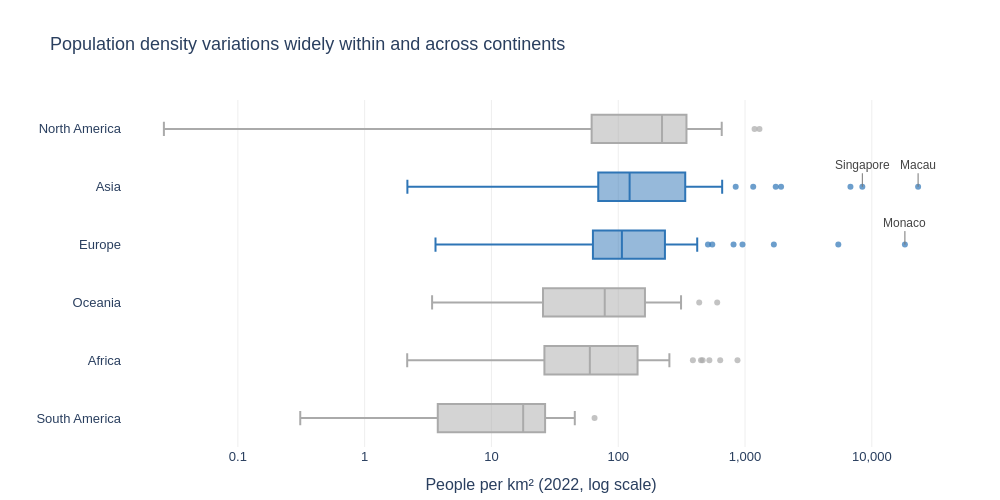

The notebook cell saved with this chart:
### Markdown cell above
**Chart choice & justification:** *Which chart did you choose, and why? Justify design choices.

*YOUR ANSWER HERE*

### Code cell
# Q4
df = df.rename(columns={'Density': 'Density'})   
order = df.groupby('Continent')['Density'].median().sort_values(ascending=False).index.tolist()
color_map = {c: '#2E75B6' if c in ('Asia', 'Europe') else '#AAAAAA' for c in order}

fig = px.box(df, x='Density', y='Continent', color='Continent', color_discrete_map=color_map,
             category_orders={'Continent': order}, points='outliers', hover_name='Country', log_x=True,
             labels={'Density': 'People per km² (2022, log scale)', 'Continent': ''},
             title='Population density variations widely within and across continents',
             template='plotly_white', height=500, width=1000)

fig.update_traces(marker=dict(size=6, opacity=0.7))
fig.update_layout(showlegend=False, font=dict(family='Arial', size=13),
                  xaxis=dict(gridcolor='#EEEEEE', tickvals=[0.1, 1, 10, 100, 1000, 10000],
                             ticktext=['0.1', '1', '10', '100', '1,000', '10,000']),
                  yaxis=dict(showgrid=False), margin=dict(l=10, r=40, t=100, b=40))


for name in ['Macau', 'Monaco', 'Singapore']:
    r = df[df['Country'] == name].iloc[0]
    fig.add_annotation(x=np.log10(r['Density']), y=r['Continent'], text=name, showarrow=True,
                       arrowhead=0, arrowcolor='#777777', ax=0, ay=-22,
                       font=dict(size=12, color='#444444', family='Arial'))
fig.show()

### Figure 1 — Plotly figure (JSON) as saved in the notebook; plotly's stock layout.template omitted (floating-point values rounded to 4 significant figures)
{"data": [{"alignmentgroup": "True", "boxpoints": "outliers", "hovertemplate": "<b>%{hovertext}</b><br><br>=%{y}<br>People per km² (2022, log scale)=%{x}<extra></extra>", "hovertext": ["Anguilla", "Antigua and Barbuda", "Aruba", "Bahamas", "Barbados", "Belize", "Bermuda", "British Virgin Islands", "Canada", "Cayman Islands", "Costa Rica", "Cuba", "Curacao", "Dominica", "Dominican Republic", "El Salvador", "Greenland", "Grenada", "Guadeloupe", "Guatemala", "Haiti", "Honduras", "Jamaica", "Martinique", "Mexico", "Montserrat", "Nicaragua", "Panama", "Puerto Rico", "Saint Barthelemy", "Saint Kitts and Nevis", "Saint Lucia", "Saint Martin", "Saint Pierre and Miquelon", "Saint Vincent and the Grenadines", "Sint Maarten", "Trinidad and Tobago", "Turks and Caicos Islands", "United States", "United States Virgin Islands"], "legendgroup": "North America", "marker": {"color": "#AAAAAA", "opacity": 0.7, "size": 6}, "name": "North America", "notched": false, "offsetgroup": "North America", "orientation": "h", "showlegend": true, "type": "box", "x": [174.3, 212.1, 591.4, 29.4, 655.0, 17.65, 1189.0, 207.3, 3.851, 260.2, 101.4, 102.0, 430.5, 96.85, 230.7, 301.1, 0.0261, 364.6, 243.1, 163.9, 417.5, 92.74, 257.2, 325.8, 64.91, 43.04, 53.3, 58.46, 366.7, 522.2, 182.6, 292.0, 599.8, 24.22, 267.2, 1299.0, 298.4, 48.21, 36.09, 286.6], "x0": " ", "xaxis": "x", "y": ["North America", "North America", "North America", "North America", "North America", "North America", "North America", "North America", "North America", "North America", "North America", "North America", "North America", "North America", "North America", "North America", "North America", "North America", "North America", "North America", "North America", "North America", "North America", "North America", "North America", "North America", "North America", "North America", "North America", "North America", "North America", "North America", "North America", "North America", "North America", "North America", "North America", "North America", "North America", "North America"], "y0": " ", "yaxis": "y"}, {"alignmentgroup": "True", "boxpoints": "outliers", "hovertemplate": "<b>%{hovertext}</b><br><br>=%{y}<br>People per km² (2022, log scale)=%{x}<extra></extra>", "hovertext": ["Afghanistan", "Armenia", "Azerbaijan", "Bahrain", "Bangladesh", "Bhutan", "Brunei", "Cambodia", "China", "Georgia", "Hong Kong", "India", "Indonesia", "Iran", "Iraq", "Israel", "Japan", "Jordan", "Kazakhstan", "Kuwait", "Kyrgyzstan", "Laos", "Lebanon", "Macau", "Malaysia", "Maldives", "Mongolia", "Myanmar", "Nepal", "North Korea", "Oman", "Pakistan", "Palestine", "Philippines", "Qatar", "Saudi Arabia", "Singapore", "South Korea", "Sri Lanka", "Syria", "Taiwan", "Tajikistan", "Thailand", "Timor-Leste", "Turkey", "Turkmenistan", "United Arab Emirates", "Uzbekistan", "Vietnam", "Yemen"], "legendgroup": "Asia", "marker": {"color": "#2E75B6", "opacity": 0.7, "size": 6}, "name": "Asia", "notched": false, "offsetgroup": "Asia", "orientation": "h", "showlegend": true, "type": "box", "x": [63.06, 93.48, 119.6, 1924.0, 1160.0, 20.38, 77.88, 92.62, 146.9, 53.72, 6783.0, 431.1, 144.7, 53.73, 101.5, 435.2, 328.0, 126.3, 7.119, 239.6, 33.16, 31.8, 525.2, 23170.0, 102.6, 1746.0, 2.173, 80.08, 207.6, 216.3, 14.79, 267.4, 844.1, 337.5, 232.6, 16.94, 8416.0, 517.1, 332.8, 119.5, 660.2, 69.55, 139.7, 90.18, 108.9, 13.18, 112.9, 77.4, 296.4, 63.82], "x0": " ", "xaxis": "x", "y": ["Asia", "Asia", "Asia", "Asia", "Asia", "Asia", "Asia", "Asia", "Asia", "Asia", "Asia", "Asia", "Asia", "Asia", "Asia", "Asia", "Asia", "Asia", "Asia", "Asia", "Asia", "Asia", "Asia", "Asia", "Asia", "Asia", "Asia", "Asia", "Asia", "Asia", "Asia", "Asia", "Asia", "Asia", "Asia", "Asia", "Asia", "Asia", "Asia", "Asia", "Asia", "Asia", "Asia", "Asia", "Asia", "Asia", "Asia", "Asia", "Asia", "Asia"], "y0": " ", "yaxis": "y"}, {"alignmentgroup": "True", "boxpoints": "outliers", "hovertemplate": "<b>%{hovertext}</b><br><br>=%{y}<br>People per km² (2022, log scale)=%{x}<extra></extra>", "hovertext": ["Albania", "Andorra", "Austria", "Belarus", "Belgium", "Bosnia and Herzegovina", "Bulgaria", "Croatia", "Cyprus", "Czech Republic", "Denmark", "Estonia", "Faroe Islands", "Finland", "France", "Germany", "Gibraltar", "Greece", "Guernsey", "Hungary", "Iceland", "Ireland", "Isle of Man", "Italy", "Jersey", "Latvia", "Liechtenstein", "Lithuania", "Luxembourg", "Malta", "Moldova", "Monaco", "Montenegro", "Netherlands", "North Macedonia", "Norway", "Poland", "Portugal", "Romania", "Russia", "San Marino", "Serbia", "Slovakia", "Slovenia", "Spain", "Sweden", "Switzerland", "Ukraine", "United Kingdom", "Vatican City"], "legendgroup": "Europe", "marker": {"color": "#2E75B6", "opacity": 0.7, "size": 6}, "name": "Europe", "notched": false, "offsetgroup": "Europe", "orientation": "h", "showlegend": true, "type": "box", "x": [98.87, 170.6, 106.6, 45.93, 381.8, 63.14, 61.17, 71.22, 135.3, 133.1, 136.5, 29.32, 38.11, 16.37, 117.1, 233.5, 5442.0, 78.68, 811.6, 107.1, 3.62, 71.48, 147.8, 195.9, 955.0, 28.67, 245.8, 42.11, 250.4, 1688.0, 96.7, 18230.0, 45.4, 419.7, 81.42, 16.78, 127.5, 111.5, 82.47, 8.464, 551.8, 81.73, 115.1, 104.6, 93.99, 23.43, 211.7, 65.79, 277.9, 510.0], "x0": " ", "xaxis": "x", "y": ["Europe", "Europe", "Europe", "Europe", "Europe", "Europe", "Europe", "Europe", "Europe", "Europe", "Europe", "Europe", "Europe", "Europe", "Europe", "Europe", "Europe", "Europe", "Europe", "Europe", "Europe", "Europe", "Europe", "Europe", "Europe", "Europe", "Europe", "Europe", "Europe", "Europe", "Europe", "Europe", "Europe", "Europe", "Europe", "Europe", "Europe", "Europe", "Europe", "Europe", "Europe", "Europe", "Europe", "Europe", "Europe", "Europe", "Europe", "Europe", "Europe", "Europe"], "y0": " ", "yaxis": "y"}, {"alignmentgroup": "True", "boxpoints": "outliers", "hovertemplate": "<b>%{hovertext}</b><br><br>=%{y}<br>People per km² (2022, log scale)=%{x}<extra></extra>", "hovertext": ["American Samoa", "Australia", "Cook Islands", "Fiji", "French Polynesia", "Guam", "Kiribati", "Marshall Islands", "Micronesia", "Nauru", "New Caledonia", "New Zealand", "Niue", "Northern Mariana Islands", "Palau", "Papua New Guinea", "Samoa", "Solomon Islands", "Tokelau", "Tonga", "Tuvalu", "Vanuatu", "Wallis and Futuna"], "legendgroup": "Oceania", "marker": {"color": "#AAAAAA", "opacity": 0.7, "size": 6}, "name": "Oceania", "notched": false, "offsetgroup": "Oceania", "orientation": "h", "showlegend": true, "type": "box", "x": [222.5, 3.403, 72.08, 50.88, 73.5, 312.9, 161.8, 229.7, 162.6, 603.2, 15.61, 19.17, 7.439, 106.8, 39.34, 21.91, 78.25, 25.06, 155.9, 143.0, 435.1, 26.81, 81.49], "x0": " ", "xaxis": "x", "y": ["Oceania", "Oceania", "Oceania", "Oceania", "Oceania", "Oceania", "Oceania", "Oceania", "Oceania", "Oceania", "Oceania", "Oceania", "Oceania", "Oceania", "Oceania", "Oceania", "Oceania", "Oceania", "Oceania", "Oceania", "Oceania", "Oceania", "Oceania"], "y0": " ", "yaxis": "y"}, {"alignmentgroup": "True", "boxpoints": "outliers", "hovertemplate": "<b>%{hovertext}</b><br><br>=%{y}<br>People per km² (2022, log scale)=%{x}<extra></extra>", "hovertext": ["Algeria", "Angola", "Benin", "Botswana", "Burkina Faso", "Burundi", "Cameroon", "Cape Verde", "Central African Republic", "Chad", "Comoros", "Djibouti", "DR Congo", "Egypt", "Equatorial Guinea", "Eritrea", "Eswatini", "Ethiopia", "Gabon", "Gambia", "Ghana", "Guinea", "Guinea-Bissau", "Ivory Coast", "Kenya", "Lesotho", "Liberia", "Libya", "Madagascar", "Malawi", "Mali", "Mauritania", "Mauritius", "Mayotte", "Morocco", "Mozambique", "Namibia", "Niger", "Nigeria", "Republic of the Congo", "Reunion", "Rwanda", "Sao Tome and Principe", "Senegal", "Seychelles", "Sierra Leone", "Somalia", "South Africa", "South Sudan", "Sudan", "Tanzania", "Togo", "Tunisia", "Uganda", "Western Sahara", "Zambia", "Zimbabwe"], "legendgroup": "Africa", "marker": {"color": "#AAAAAA", "opacity": 0.7, "size": 6}, "name": "Africa", "notched": false, "offsetgroup": "Africa", "orientation": "h", "showlegend": true, "type": "box", "x": [18.85, 28.55, 118.6, 4.519, 83.06, 463.1, 58.71, 147.1, 8.956, 13.8, 449.4, 48.31, 42.22, 110.7, 59.71, 31.33, 69.2, 111.7, 8.925, 253.2, 140.3, 56.37, 58.29, 87.33, 93.09, 75.96, 47.61, 3.872, 50.44, 172.2, 18.22, 4.595, 637.0, 871.9, 83.88, 41.13, 3.109, 20.69, 236.6, 17.46, 387.9, 523.1, 235.9, 88.03, 237.0, 120.0, 27.6, 49.05, 17.61, 24.85, 69.3, 155.8, 75.52, 195.6, 2.165, 26.6, 41.77], "x0": " ", "xaxis": "x", "y": ["Africa", "Africa", "Africa", "Africa", "Africa", "Africa", "Africa", "Africa", "Africa", "Africa", "Africa", "Africa", "Africa", "Africa", "Africa", "Africa", "Africa", "Africa", "Africa", "Africa", "Africa", "Africa", "Africa", "Africa", "Africa", "Africa", "Africa", "Africa", "Africa", "Africa", "Africa", "Africa", "Africa", "Africa", "Africa", "Africa", "Africa", "Africa", "Africa", "Africa", "Africa", "Africa", "Africa", "Africa", "Africa", "Africa", "Africa", "Africa", "Africa", "Africa", "Africa", "Africa", "Africa", "Africa", "Africa", "Africa", "Africa"], "y0": " ", "yaxis": "y"}, {"alignmentgroup": "True", "boxpoints": "outliers", "hovertemplate": "<b>%{hovertext}</b><br><br>=%{y}<br>People per km² (2022, log scale)=%{x}<extra></extra>", "hovertext": ["Argentina", "Bolivia", "Brazil", "Chile", "Colombia", "Ecuador", "Falkland Islands", "French Guiana", "Guyana", "Paraguay", "Peru", "Suriname", "Uruguay", "Venezuela"], "legendgroup": "South America", "marker": {"color": "#AAAAAA", "opacity": 0.7, "size": 6}, "name": "South America", "notched": false, "offsetgroup": "South America", "orientation": "h", "showlegend": true, "type": "box", "x": [16.37, 11.13, 25.28, 25.93, 45.43, 65.02, 0.3105, 3.646, 3.762, 16.67, 26.49, 3.773, 18.91, 30.88], "x0": " ", "xaxis": "x", "y": ["South America", "South America", "South America", "South America", "South America", "South America", "South America", "South America", "South America", "South America", "South America", "South America", "South America", "South America"], "y0": " ", "yaxis": "y"}], "layout": {"annotations": [{"arrowcolor": "#777777", "arrowhead": 0, "ax": 0, "ay": -22, "font": {"color": "#444444", "family": "Arial", "size": 12}, "showarrow": true, "text": "Macau", "x": 4.365, "y": "Asia"}, {"arrowcolor": "#777777", "arrowhead": 0, "ax": 0, "ay": -22, "font": {"color": "#444444", "family": "Arial", "size": 12}, "showarrow": true, "text": "Monaco", "x": 4.261, "y": "Europe"}, {"arrowcolor": "#777777", "arrowhead": 0, "ax": 0, "ay": -22, "font": {"color": "#444444", "family": "Arial", "size": 12}, "showarrow": true, "text": "Singapore", "x": 3.925, "y": "Asia"}], "boxmode": "overlay", "font": {"family": "Arial", "size": 13}, "height": 500, "legend": {"title": {"text": ""}, "tracegroupgap": 0}, "margin": {"b": 40, "l": 10, "r": 40, "t": 100}, "showlegend": false, "title": {"text": "Population density variations widely within and across continents"}, "width": 1000, "xaxis": {"anchor": "y", "domain": [0, 1], "gridcolor": "#EEEEEE", "ticktext": ["0.1", "1", "10", "100", "1,000", "10,000"], "tickvals": [0.1, 1, 10, 100, 1000, 10000], "title": {"text": "People per km² (2022, log scale)"}, "type": "log"}, "yaxis": {"anchor": "x", "categoryarray": ["South America", "Africa", "Oceania", "Europe", "Asia", "North America"], "categoryorder": "array", "domain": [0, 1], "showgrid": false, "title": {"text": ""}}}}
